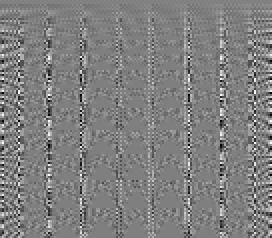
#> input picture data/Z2S_136s_119z.fits, 136 x 119 px (shown 2 times larger)
$ python S2M.py
#> lines starting #> are read from the running program, lines starting #| are printed output that depends on the picture
import scipy
import pyfits
import scipy.linalg
import numpy

z2s = pyfits.getdata("../data/Z2S_136s_119z.fits")
#> z2s is the input picture: shape (119, 136) >f8; min -48.88, max 48.88, mean 0.2

s2z = scipy.linalg.pinv(z2s)
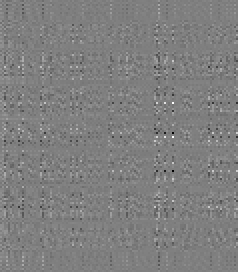
#> s2z: shape (136, 119) float64 (shown 2 times larger); min -0.0696, max 0.0696, mean 6.18e-05; drawn with min black and max white

blah = numpy.array(s2z[:,:50], dtype=numpy.float32)
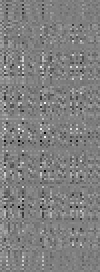
#> blah: shape (136, 50) float32 (shown 2 times larger); min -0.0396, max 0.0396, mean 0.000147; drawn with min black and max white

s2Zernike = pyfits.PrimaryHDU(data=blah.T)

#> (the run stopped early here; a loop or call above may not have finished)
